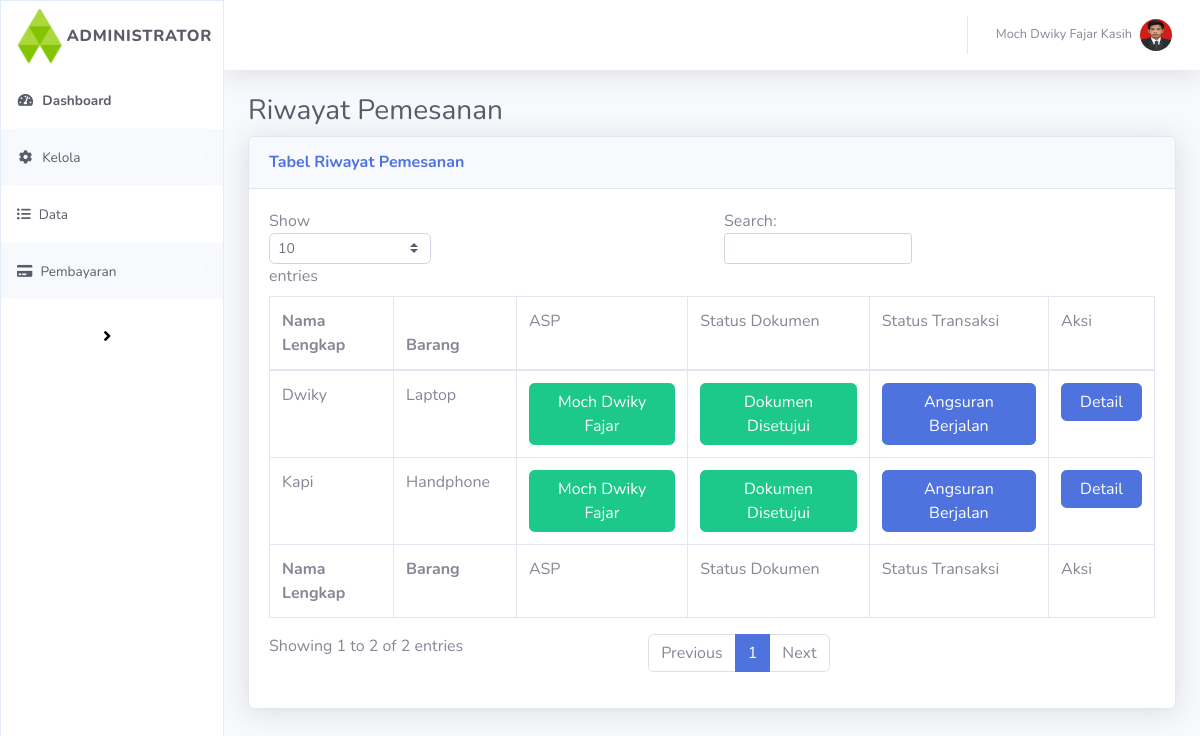
The app's page /index.php/data/riwayat with its own data.
### tables this page shows
CREATE TABLE `pengajuan` (
  `id_pelanggan` int(11) NOT NULL,
  `status` tinyint(4) NOT NULL DEFAULT 0,
  `nama` varchar(128) NOT NULL,
  `barang` varchar(150) NOT NULL,
  `tgl_persetujuan` date NOT NULL,
  `hp` int(15) NOT NULL,
  `email` varchar(50) NOT NULL,
  `tgl_lahir` date NOT NULL,
  `whatsapp` int(20) NOT NULL,
  `harga` bigint(20) NOT NULL,
  `deskripsi` text NOT NULL,
  `link` varchar(255) NOT NULL,
  `jumlah_barang` int(100) NOT NULL,
  `dp` bigint(20) NOT NULL,
  `angsuran` bigint(20) NOT NULL,
  `margin` bigint(20) NOT NULL,
  `jangka_waktu` int(11) NOT NULL,
  `catatan_penjual` text NOT NULL,
  `kode_voucher` varchar(100) NOT NULL,
  `nilai_voucher` varchar(100) NOT NULL,
  `catatan_admin` text NOT NULL,
  `asp` varchar(255) NOT NULL DEFAULT '0',
  `status_trx` tinyint(4) NOT NULL,
  `akad` varchar(255) NOT NULL DEFAULT '0',
  `tgl_sekarang` date NOT NULL,
  `tgl_awal` date NOT NULL,
  `tgl_akhir` date NOT NULL,
  `catatan_akad` text NOT NULL,
  `tgl_akad` date NOT NULL,
  `file_akad` varchar(255) NOT NULL DEFAULT '0',
  `alamat` varchar(255) NOT NULL,
  `universitas` varchar(255) NOT NULL
);

### application/controllers/Data.php (called while the page is built, shortened)
<?php
class Data extends CI_Controller
{
    public function __construct()
    {
        $this->load->model("m_data");
        $this->load->library('form_validation');
    }
    public function riwayat()
    {
        $data["riwayat"] = $this->m_data->tampil_riwayat();
        $this->load->view('templates/v_header');
        $this->load->view('templates/v_sidebar');
        $this->load->view('templates/v_navbar');
        $this->load->view('data/v_riwayat', $data);
    }
}

### index.php (called while the page is built, shortened)
<?php
require_once BASEPATH.'core/CodeIgniter.php';

### application/models/m_data.php (called while the page is built, shortened)
<?php defined('BASEPATH') OR exit('No direct script access allowed');
class M_data extends CI_Model
{
    function tampil_riwayat()
    {
        $this->db->order_by("id_pelanggan", "desc");
        return $this->db->get_where('pengajuan', ['status' => 1])->result_array();
    }
}

### application/views/data/v_riwayat.php (the view, shortened to what this page needs)
      <div class="container-fluid">
        <h1 class="h3 mb-2 text-gray-800">Riwayat Pemesanan</h1>
        <div class="card shadow mb-4">
          <div class="card-header py-3">
            <h6 class="m-0 font-weight-bold text-primary">Tabel Riwayat Pemesanan</h6>
          </div>
          <div class="card-body">
            <div class="table-responsive">
              <table class="table table-bordered" id="dataTable" width="100%" cellspacing="0">
                <thead>
                  <tr>
                    <th>Nama Lengkap</th>
                    <th>Barang</th>
                    <td>ASP</td>
                    <td>Status Dokumen</td>
                    <td>Status Transaksi</td>
                    <td>Aksi</td>
                  </tr>
                </thead>
                <tfoot>
                  <tr>
                    <th>Nama Lengkap</th>
                    <th>Barang</th>
                    <td>ASP</td>
                    <td>Status Dokumen</td>
                    <td>Status Transaksi</td>
                    <td>Aksi</td>
                  </tr>
                </tfoot>
                <tbody>
                  <?php foreach ($riwayat as $r): ?>
                    <?php $id = $r['id_pelanggan']?>
                    <tr>
                    <td><?= $r['nama']; ?></td>
                    <td><?= $r['barang']; ?></td>
                    <td>
                    <?php
                      $asp = $r['asp'];
                    if($asp == '0'){
                    echo "<button class='btn btn-danger btn-block'>ASP Belum Ditentukan</button>";
                      }else{
                        echo "<button class='btn btn-success btn-block'>$asp</button>";
                      }
                      ?></td>
                    <td>
                       <?php
                       $stat = $r['status'];
                        if($stat == '1'){
                        echo "<button class='btn btn-success btn-block'>Dokumen Disetujui</button>";
                        }else{
                          echo "Dokumen Belum Disetujui";
                        }
                      ?>
                    </td>
                    <td>
                    <?php
                      $trx = $r['status_trx'];
                      if($trx == '0'){
                        echo "<button class='btn btn-primary btn-block'>Angsuran belum diproses</button>";
                      }elseif($trx == '1'){
                        echo "<button class='btn btn-primary btn-block'>Pembayaran Uang Muka</button>";
                      }elseif($trx == '2'){
                        echo "<button class='btn btn-primary btn-block'>Angsuran Berjalan</button>";
                      }elseif($trx == '3'){
                        echo "<button class='btn btn-primary btn-block'>Angsuran Selesai</button>";
                      }else{
                        echo "Terjadi kesalahan.";
                      }
                    ?></td>
                    <td>
                      <?php
                      echo "<a href='/project-admin/detail?detail_id=$id'><button class='btn btn-primary btn-block'>Detail</button></a>
                      ";?>
                    </td>
                    </tr>
                  <?php endforeach?>
                </tbody>
              </table>
            </div>
          </div>
        </div>
      </div>
    </div>
  </div>
</div>

### records on screen
pengajuan: nama "Kapi", barang "Handphone", asp "Moch Dwiky Fajar", status "Dokumen Disetujui", status_trx "Angsuran Berjalan"
pengajuan: nama "Dwiky", barang "Laptop", asp "Moch Dwiky Fajar", status "Dokumen Disetujui", status_trx "Angsuran Berjalan"
